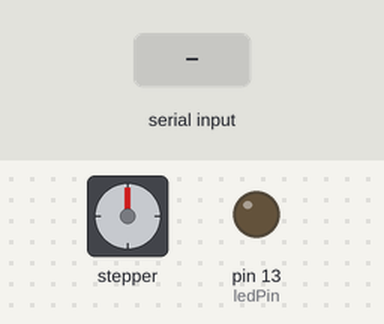
Simulated run of this sketch. Board: Arduino Uno, built with avr-gcc and run on an emulated ATmega328P. Parts: stepper motor, output pins drawn as LEDs (lit = HIGH). The test bench sets the inputs (shaded band). Stepper angles assume 1500 steps per turn.

Above: at 1.2 s.
1.3 s: "clockwise" received over Serial
At 1.46 s:
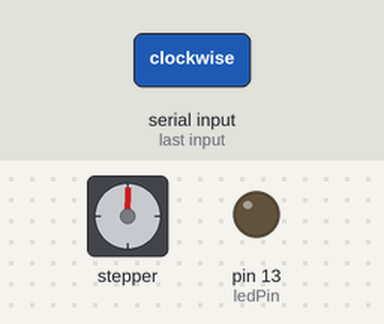
At 2.06 s:
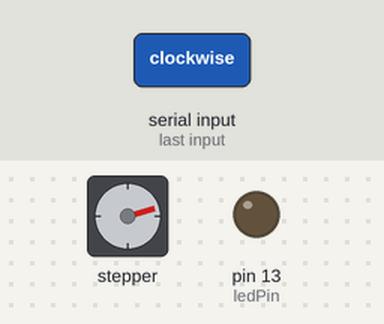
4.3 s: "cclockwise" received over Serial
At 5.7 s:
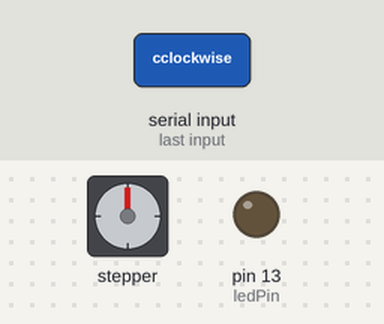
Timing chart, 0 to 7.3 s (numbered marks = the images above; inputs shaded):
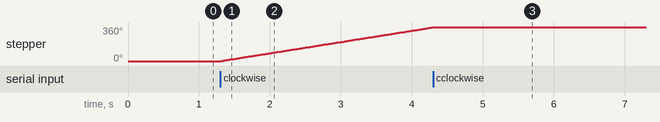

Measured:
- after the input at 1.3 s, stepper: keeps turning clockwise at about 120°/s, starting at once
- after the input at 4.3 s, stepper: goes on until 4.3 s, then stays 360°

The sketch:

Bluetooth_Stepper_Test.ino
```cpp
#include <Stepper.h>

int ledPin = 13;
int pinRX = 0;
int pinTX = 1;
String val ="";
const int stepsPerRevolution = 1500;

Stepper myStepper(stepsPerRevolution, 8, 10, 9, 11);

void setup()
{
    Serial.begin(9600);
    pinMode(ledPin, OUTPUT);
    myStepper.setSpeed(20);

}

void loop()
{
    while(Serial.available()>0)
    {
      val += char(Serial.read());
      delay(1);
    }
     if(val=="clockwise")
     {
      myStepper.step(stepsPerRevolution);
  delay(500);
     }
     if(val=="cclockwise")
     {
      myStepper.step(-stepsPerRevolution);
  delay(500);
     }
     if(val=="End")
     {
     }

}
```
